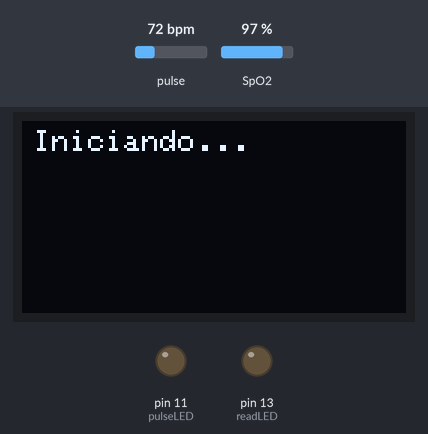
Simulated run of this sketch. Board: Arduino Uno, built with avr-gcc and run on an emulated ATmega328P. Shown: 128×64 one-colour display, output pins drawn as LEDs (lit = HIGH). Dashed ring = blinking. The inputs (shaded band) are chosen by the test bench; at power-on: SpO2 97 %, pulse 72 bpm. What the sketch prints to the serial monitor is not drawn.

Above: at 4.2 s.
At 10.79 s:
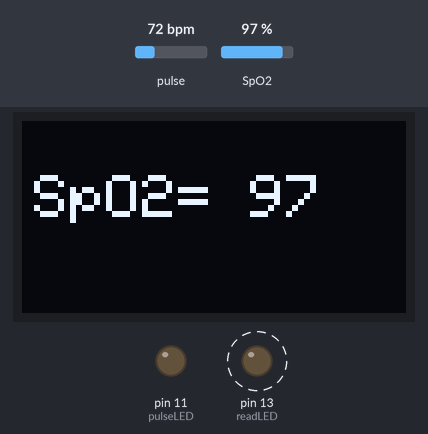
10.8 s: SpO2 set to 80 %
At 11.25 s:
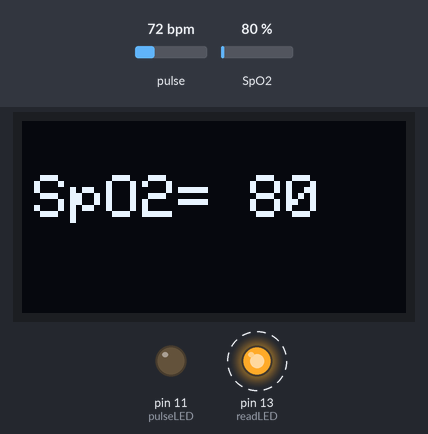
12.4 s: SpO2 set to 100 %
At 13.34 s:
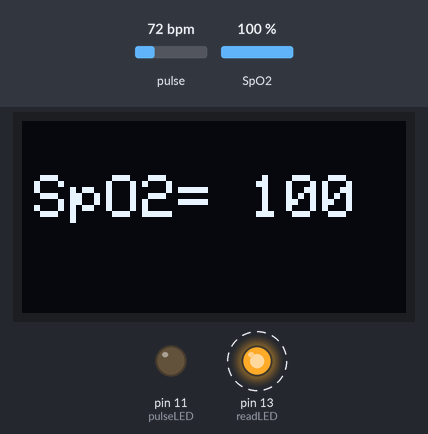
14.8 s: SpO2 set to 85 %
At 15.43 s:
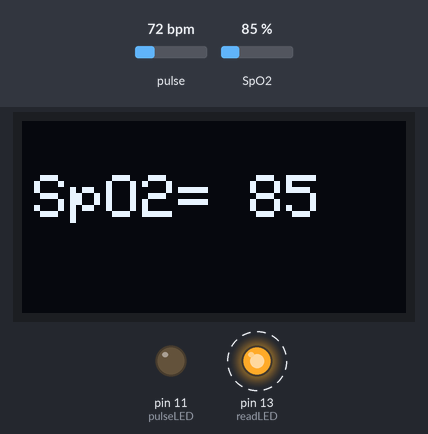
16.9 s: pulse set to 97 bpm
18.4 s: pulse set to 102 bpm
Timing chart, 0 to 24.2 s (numbered marks = the images above; inputs shaded):
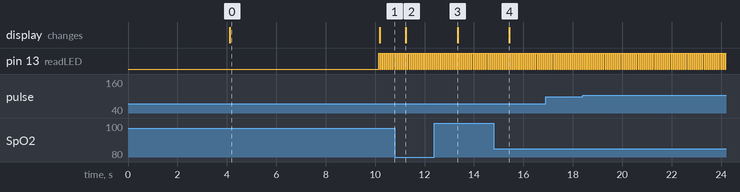

Measured:
- after the input at 10.8 s, the display: changes after 0.45 s (image 2)
- after the input at 12.4 s, the display: changes after 0.93 s (image 3)
- after the input at 14.8 s, the display: changes after 0.63 s (image 4)
- by itself, pin 13 (readLED): alternates HIGH for 0.04 s and LOW for 0.04 s
- what the display in image 0 shows lasts 6.1 s, from 4.1 s to 10.2 s

The sketch:

Code.ino
```cpp
// (licence header left out)
#include <Wire.h>
#include "MAX30105.h"
#include "spo2_algorithm.h"


#include <Adafruit_GFX.h>
#include <Adafruit_SH1106.h>


#define ANCHO 128     // reemplaza ocurrencia de ANCHO por 128
#define ALTO 64       // reemplaza ocurrencia de ALTO por 64

#define OLED_RESET     -1
Adafruit_SH1106 display(OLED_RESET);  // crea objeto

MAX30105 particleSensor;

#define MAX_BRIGHTNESS 255

#if defined(__AVR_ATmega328P__) || defined(__AVR_ATmega168__)
//Arduino Uno doesn't have enough SRAM to store 100 samples of IR led data and red led data in 32-bit format
//To solve this problem, 16-bit MSB of the sampled data will be truncated. Samples become 16-bit data.
uint16_t irBuffer[100]; //infrared LED sensor data
uint16_t redBuffer[100];  //red LED sensor data
#else
uint32_t irBuffer[100]; //infrared LED sensor data
uint32_t redBuffer[100];  //red LED sensor data
#endif

int32_t bufferLength; //data length
int32_t spo2; //SPO2 value
int8_t validSPO2; //indicator to show if the SPO2 calculation is valid
int32_t heartRate; //heart rate value
int8_t validHeartRate; //indicator to show if the heart rate calculation is valid

byte pulseLED = 11; //Must be on PWM pin
byte readLED = 13; //Blinks with each data read

void setup()
{
    Wire.begin();         // inicializa bus I2C
    //Iniciand la pantalla
  display.begin(SH1106_SWITCHCAPVCC, 0x3C); // Address 0x3C for 128x64

  //Serial.print("Pantalla");
  // Show initial display buffer contents on the screen --
  // the library initializes this with an Adafruit splash screen.
  display.display(); //Requerido por Adafruit Copywrite
  delay(2000); // Pause for 2 seconds

  // Clear the buffer
  display.clearDisplay();
  // Show the display buffer on the screen. You MUST call display() after
  // drawing commands to make them visible on screen!
  display.display();
  delay(2000);

 //Impresion de prueba
  display.clearDisplay();
  PrintText(1,4,3,"Iniciando...");
  //display.drawRect(1, 1, 126,31, WHITE);
  display.display();
  delay(2000);

  Serial.begin(115200);
  Serial.println("Initializing...");


  Serial.begin(115200); // initialize serial communication at 115200 bits per second:

  pinMode(pulseLED, OUTPUT);
  pinMode(readLED, OUTPUT);

  // Initialize sensor
  if (!particleSensor.begin(Wire, I2C_SPEED_FAST)) //Use default I2C port, 400kHz speed
  {
    Serial.println(F("MAX30105 was not found. Please check wiring/power."));
    while (1);
  }

  //Serial.println(F("Attach sensor to finger with rubber band. Press any key to start conversion"));
  //while (Serial.available() == 0) ; //wait until user presses a key
  Serial.read();

  byte ledBrightness = 60; //Options: 0=Off to 255=50mA
  byte sampleAverage = 4; //Options: 1, 2, 4, 8, 16, 32
  byte ledMode = 2; //Options: 1 = Red only, 2 = Red + IR, 3 = Red + IR + Green
  byte sampleRate = 100; //Options: 50, 100, 200, 400, 800, 1000, 1600, 3200
  int pulseWidth = 411; //Options: 69, 118, 215, 411
  int adcRange = 4096; //Options: 2048, 4096, 8192, 16384

  particleSensor.setup(ledBrightness, sampleAverage, ledMode, sampleRate, pulseWidth, adcRange); //Configure sensor with these settings
}

void loop()
{
  bufferLength = 100; //buffer length of 100 stores 4 seconds of samples running at 25sps

  //read the first 100 samples, and determine the signal range
  for (byte i = 0 ; i < bufferLength ; i++)
  {
    while (particleSensor.available() == false) //do we have new data?
      particleSensor.check(); //Check the sensor for new data

    redBuffer[i] = particleSensor.getRed();
    irBuffer[i] = particleSensor.getIR();
    particleSensor.nextSample(); //We're finished with this sample so move to next sample

    Serial.print(F("red="));
    Serial.print(redBuffer[i], DEC);
    Serial.print(F(", ir="));
    Serial.println(irBuffer[i], DEC);
  }

  //calculate heart rate and SpO2 after first 100 samples (first 4 seconds of samples)
  maxim_heart_rate_and_oxygen_saturation(irBuffer, bufferLength, redBuffer, &spo2, &validSPO2, &heartRate, &validHeartRate);

  //Continuously taking samples from MAX30102.  Heart rate and SpO2 are calculated every 1 second
  while (1)
  {
    //dumping the first 25 sets of samples in the memory and shift the last 75 sets of samples to the top
    for (byte i = 25; i < 100; i++)
    {
      redBuffer[i - 25] = redBuffer[i];
      irBuffer[i - 25] = irBuffer[i];
    }

    //take 25 sets of samples before calculating the heart rate.
    for (byte i = 75; i < 100; i++)
    {
      while (particleSensor.available() == false) //do we have new data?
        particleSensor.check(); //Check the sensor for new data

      digitalWrite(readLED, !digitalRead(readLED)); //Blink onboard LED with every data read

      redBuffer[i] = particleSensor.getRed();
      irBuffer[i] = particleSensor.getIR();
      particleSensor.nextSample(); //We're finished with this sample so move to next sample

      //send samples and calculation result to terminal program through UART
      Serial.print(F("red="));
      Serial.print(redBuffer[i], DEC);
      Serial.print(F(", ir="));
      Serial.print(irBuffer[i], DEC);

      Serial.print(F(", HR="));
      Serial.print(heartRate, DEC);

      Serial.print(F(", HRvalid="));
      Serial.print(validHeartRate, DEC);

      Serial.print(F(", SPO2="));
      Serial.print(spo2, DEC);

      Serial.print(F(", SPO2Valid="));
      Serial.println(validSPO2, DEC);


      display.clearDisplay();
      //String Linea1="BPM = " + String (heartRate);
      String Linea2="SpO2= " + String (spo2);
      //PrintText(2,4,3,Linea1);
      PrintText(2,4,18, Linea2);
      //display.drawRect(1, 1, 126,31, WHITE);
      display.display();


    }


    //After gathering 25 new samples recalculate HR and SP02
    maxim_heart_rate_and_oxygen_saturation(irBuffer, bufferLength, redBuffer, &spo2, &validSPO2, &heartRate, &validHeartRate);
  }
}

////FUNCIONES//////////////////////////

//Imprimir Text en pantalla
void PrintText(int Size,int X, int Y,String Texto)
{
  display.setTextSize(Size);
  display.setTextColor(WHITE);
  display.setCursor(X,Y);
  display.println(Texto);
  //if(d){
    //display.display();

}
```
